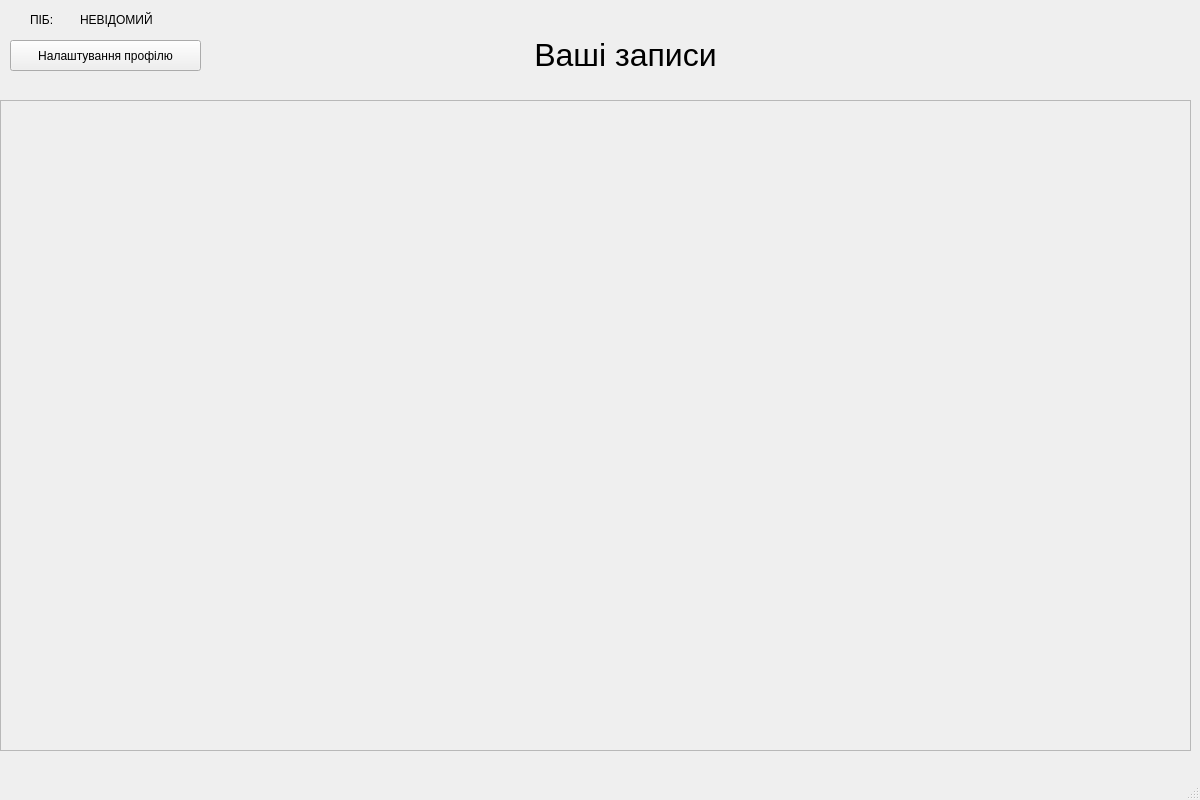
<?xml version="1.0" encoding="UTF-8"?>
<ui version="4.0">
 <class>MainWindow</class>
 <widget class="QMainWindow" name="MainWindow">
  <property name="geometry">
   <rect>
    <x>0</x>
    <y>0</y>
    <width>1200</width>
    <height>800</height>
   </rect>
  </property>
  <property name="windowTitle">
   <string>MainWindow</string>
  </property>
  <widget class="QWidget" name="centralwidget">
   <widget class="QScrollArea" name="scrollArea">
    <property name="geometry">
     <rect>
      <x>0</x>
      <y>100</y>
      <width>1191</width>
      <height>651</height>
     </rect>
    </property>
    <property name="widgetResizable">
     <bool>true</bool>
    </property>
    <widget class="QWidget" name="scrollAreaWidgetContents_2">
     <property name="geometry">
      <rect>
       <x>0</x>
       <y>0</y>
       <width>1189</width>
       <height>649</height>
      </rect>
     </property>
    </widget>
   </widget>
   <widget class="QLabel" name="bioName">
    <property name="geometry">
     <rect>
      <x>30</x>
      <y>10</y>
      <width>63</width>
      <height>20</height>
     </rect>
    </property>
    <property name="text">
     <string>ПІБ:</string>
    </property>
   </widget>
   <widget class="QLabel" name="bio">
    <property name="geometry">
     <rect>
      <x>80</x>
      <y>10</y>
      <width>861</width>
      <height>20</height>
     </rect>
    </property>
    <property name="text">
     <string>НЕВІДОМИЙ</string>
    </property>
   </widget>
   <widget class="QLabel" name="label_3">
    <property name="geometry">
     <rect>
      <x>500</x>
      <y>20</y>
      <width>251</width>
      <height>71</height>
     </rect>
    </property>
    <property name="font">
     <font>
      <pointsize>24</pointsize>
     </font>
    </property>
    <property name="text">
     <string>&lt;html&gt;&lt;head/&gt;&lt;body&gt;&lt;p align=&quot;center&quot;&gt;Ваші записи&lt;/p&gt;&lt;/body&gt;&lt;/html&gt;</string>
    </property>
   </widget>
   <widget class="QPushButton" name="pushButton">
    <property name="geometry">
     <rect>
      <x>10</x>
      <y>40</y>
      <width>191</width>
      <height>31</height>
     </rect>
    </property>
    <property name="text">
     <string>Налаштування профілю</string>
    </property>
   </widget>
  </widget>
  <widget class="QMenuBar" name="menubar">
   <property name="geometry">
    <rect>
     <x>0</x>
     <y>0</y>
     <width>1200</width>
     <height>21</height>
    </rect>
   </property>
  </widget>
  <widget class="QStatusBar" name="statusbar"/>
 </widget>
 <resources/>
 <connections/>
</ui>
